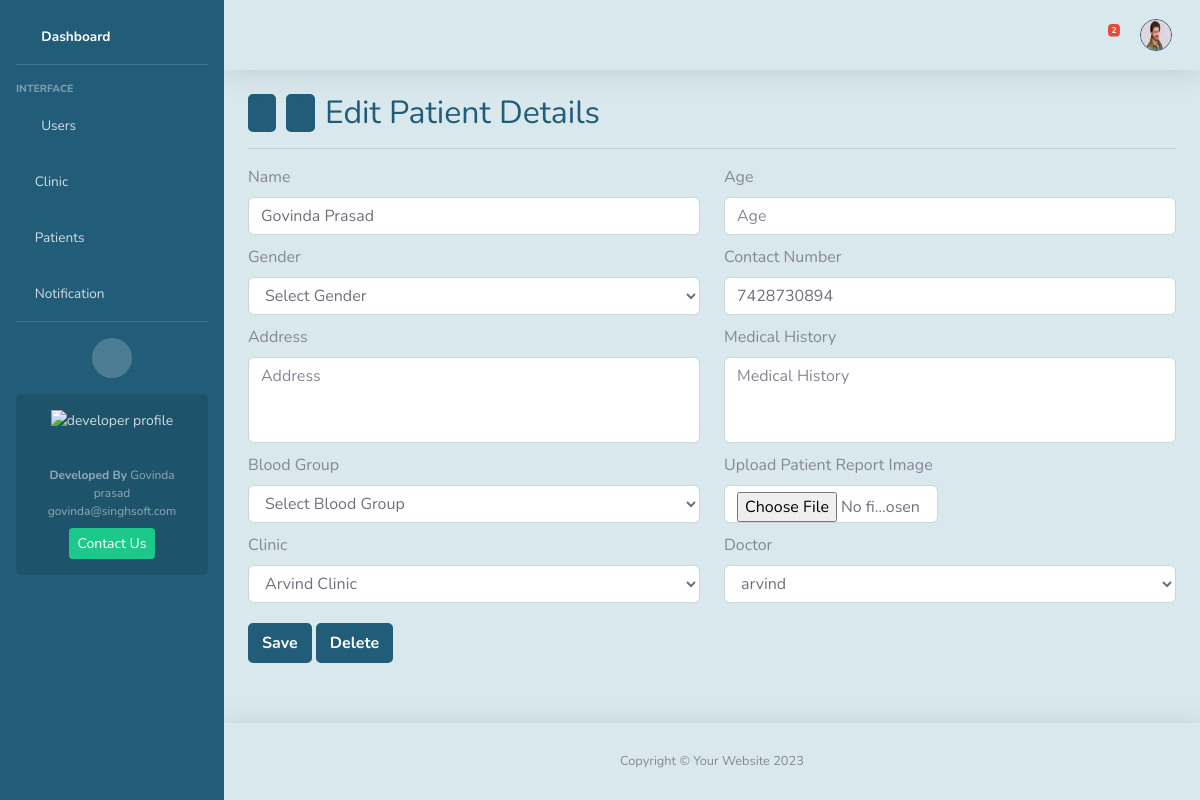
The page /patient/edit/108/ (signed in) on the database its author committed.
### home/models.py (models this page shows, shortened)
class User(AbstractUser):
    custom_id   = models.CharField(max_length=10, unique=True, blank=False, null=False)
    clinic      = models.ForeignKey('Clinic', on_delete=models.CASCADE, related_name="clinic_users", null=True, blank=True)
    profile_img = models.ImageField(upload_to=rename_image, blank=True)
    phone       = models.CharField(validators=[indian_phone_regex], max_length=15, blank=True, null=True)
    is_superuser= models.BooleanField(default=False)
    is_admin    = models.BooleanField(default=False)    # clinic admin
    is_admin_staff= models.BooleanField(default=False)    # clinic staff
    is_password_reset=models.BooleanField(default=False)
    is_active   = models.BooleanField(default=True)
    updated_at  = models.DateTimeField(auto_now=True)
    objects     = CustomUserManager()

class Patient(models.Model):
    BLOOD_GROUPS = (
        ('A+','A+'),
        ('A-','A-'),
        ('B+','B+'),
        ('B-','B-'),
        ('O+','O+'),
        ('O-','O-'),
        ('AB+','AB+'),
        ('AB-','AB-')
    )
    doctor      = models.ForeignKey(User, related_name="patients", on_delete=models.CASCADE)
    clinic      = models.ForeignKey(Clinic, related_name='clinic_patients', on_delete=models.CASCADE)
    name        = models.CharField(max_length=255, null=False, blank=False)
    age         = models.FloatField(default=0, blank=True, null=True, validators=[MinValueValidator(0.0), MaxValueValidator(120.0)])
    gender      = models.CharField(max_length=10, choices=(("Male", "Male"), ("Female", "Female"), ("Other", "Other")), null=True, blank=True)
    number      = models.CharField(validators=[indian_phone_regex], max_length=15, blank=True, null=True, unique=False)
    address     = models.CharField(max_length=255, blank=True, null=True)
    medical_history = models.TextField(blank=True, default="")
    blood_group = models.CharField(max_length=5, choices=BLOOD_GROUPS, blank=True, null=True)
    image       = models.ImageField(upload_to=rename_image, blank=True) #report image or patient
    created_at  = models.DateField(auto_now_add=True)
    updated_at = models.DateField(auto_now=True)

### home/views.py (the view, shortened to what this page needs)
# urls.py: path('patient/edit/<int:patient_id>/', views.edit_patient, name='edit_patient'),
@require_http_methods(['GET', 'POST'])
@login_required(login_url='login')
@permission_required(['home.change_patient'], raise_exception=True)
def edit_patient(request, patient_id):
    clinics = Clinic.objects.none()
    doctors = User.objects.none()
    if request.user.is_superuser:
        patient = get_object_or_404(Patient, id=patient_id)
        clinics = Clinic.objects.all()
        doctors = User.objects.filter(clinic__isnull=False).values_list('custom_id','username','id')
    else:
        if not request.user.clinic:
            messages.error(request, "You are not register to any clinic.")
            return redirect('patients')
        else:
            patient = get_object_or_404(Patient, id=patient_id, clinic=request.user.clinic_id)  #for specific doctor=request.user_id
            clinics = Clinic.objects.filter(id=request.user.clinic_id)
            doctors = User.objects.filter(clinic__in=clinics).values_list('custom_id','username','id')
    if request.method == 'GET':
        return render(request, 'edit_patient.html', {'patient':patient, 'clinics':clinics, 'doctors':doctors, 'search_bar':"false"})

### home/context_processors.py (called while the page is built)
def notification_context(request):
    if request.user.is_authenticated:
        unread = Notification.objects.filter(
            receiver=request.user
        ).exclude(
            seen_notes__seen_by=request.user
        ).count()
    else:
        unread = 0
    return {"unread_notifications": unread}

### home/templates/edit_patient.html (shortened to what this page needs)
{% extends 'layout.html' %}
            {% block content %}
                <div class="d-flex justify-content-between align-items-center">
                    <div class="nav-container" style="display: flex; gap: 10px; justify-content: center;">
                        <button class="cnav-btn" onclick="window.history.back()" title="Back"><i class="fa fa-arrow-left"></i></button>
                        <button class="cnav-btn" onclick="window.history.forward()" title="Forward"><i class="fa fa-arrow-right"></i></button>
                        <h2 class="mb-0 custome-color-dark">Edit Patient Details</h2>
                    </div>
                </div>
                <hr>
                <div class="justify-content-center">
                    <form method="POST" action="{% url 'edit_patient' patient_id=patient.id %}" enctype="multipart/form-data" id="profile_form">
                        <div class="row" style="margin-top: 10px;">
                            <div class="col-sm-6"><label class="form-label">Name</label>
                                <input type="text" class="form-control" name="name" placeholder="Name" style="width: 100%;"
                                     maxlength="50" value="{{patient.name}}" required>
                            </div>
                            <div class="col-sm-6"><label class="form-label">Age</label>
                                <input type="number" class="form-control" name="age" placeholder="Age" style="width: 100%;"
                                    max="150" min="0" step="0.1" value="{{patient.age}}">
                            </div>
                        </div>
                        <div class="row" style="margin-top: 10px;">
                            <div class="col-sm-6">
                                <label class="form-label">Gender</label>
                                <select class="form-control" name="gender" style="width: 100%;">
                                    <option value="">Select Gender</option>
                                </select>
                            </div>
                            <div class="col-sm-6">
                                <label class="form-label">Contact Number</label>
                                <input type="tel" class="form-control" name="number" placeholder="Contact Number" style="width: 100%;" pattern="[0-9]{10}" {% if patient.number %} value="{{patient.number}}"{% endif %}>
                            </div>
                        </div>
                        <div class="row" style="margin-top: 10px;">
                            <div class="col-sm-6">
                                <label class="form-label">Address</label>
                                <textarea class="form-control" name="address" placeholder="Address" style="width: 100%; resize: none;" rows="3" maxlength="200">{% if patient.address %}{{patient.address}}{% endif %}</textarea>
                            </div>
                            <div class="col-sm-6">
                                <label class="form-label">Medical History</label>
                                <textarea class="form-control" name="medical_history" placeholder="Medical History" style="width: 100%; resize: none;" rows="3" ></textarea>
                            </div>
                        </div>
                        <div class="row" style="margin-top: 10px;">
                            <div class="col-sm-6">
                                <label class="form-label">Blood Group</label>
                                <select class="form-control" style="width: 100%;" name="blood_group">
                                    <option value="">Select Blood Group</option>
                                </select>
                            </div>
                            <div class="col-sm-3">
                                <label class="form-label">Upload Patient Report Image</label>
                                <input type="file" class="form-control" name="image" placeholder="Upload Image" style="width: 100%;" accept="image/*">
                            </div>
                        </div>
                        <div class="row" style="margin-top: 10px;">
                            <div class="col-sm-6">
                                <label class="form-label">Clinic</label>
                                <select class="form-control" style="width: 100%;" name="clinic" required>
                                  {% for clinic in clinics %}
                                    <option value="{{clinic.id}}">{{clinic.name}}</option>
                                  {% endfor %}
                                </select>
                            </div>
                            <div class="col-sm-6">
                                <label class="form-label">Doctor</label>
                                <select class="form-control" style="width: 100%;" name="doctor" required>
                                  {% for doctor in doctors %}
                                    {% if doctor.2 == patient.doctor_id %}
                                      <option value="{{doctor.0}}" selected>{{doctor.1}}</option>
                                    {% else %}
                                      <option value="{{doctor.0}}">{{doctor.1}}</option>
                                    {% endif %}
                                  {% endfor %}
                                </select>
                            </div>
                        </div>
                        <div style="padding:20px 20px 20px 0px;">
                            <button class="btn cb" type="submit" style="">Save</button>
                            <a data-url="{% url 'delete_patient' patient.id %}" class="btn cb" title="Delete Record"  data-toggle="modal" data-target="#deleteConfirmModal"  onclick="showDeleteModal(this)">
                                Delete
                            </a>
                        </div>
                    </form>
                </div>
            {% endblock %}

### home/templates/layout.html (shortened to what this page needs)
{% load static %}
{% load custom_filters %}
<!DOCTYPE html>
<html lang="en">
<head>
    <link href="{% static 'vendor/fontawesome-free/css/all.min.css' %}" rel="stylesheet" type="text/css">
    <link href="{% static 'css/sb-admin-2.min.css' %}" rel="stylesheet">
</head>
<body id="page-top">
    <div id="wrapper">
        <ul class="navbar-nav sidebar sidebar-dark box-background-dark" id="accordionSidebar">
            <li class="nav-item active mt-2" >
              {% if request.user.is_superuser or request.user.is_admin %}
                <a class="nav-link" href="{% url 'index' %}">
                    <i class="fas fa-fw fa-chart-area"></i>
                    <span>Dashboard</span>
                </a>
              {% else %}
                <a class="nav-link" href="#">
                    <span>Dashboard</span>
                </a>
              {% endif %}
            </li>
            <hr class="sidebar-divider">
            <div class="sidebar-heading">Interface</div>
          {% if perms.home.view_user %}
            <li class="nav-item">
                <a class="nav-link " href="{% url 'all_users' %}" aria-expanded="true">
                    <i class="fas fa-fw fa-user"></i>
                    <span>Users</span>
                </a>
            </li>
          {% endif %}
          {% if perms.home.view_clinic %}
            <li class="nav-item">
                <a class="nav-link" href="{% url 'clinic' %}" aria-expanded="true">
                    <i class="fas fa-clinic-medical"></i>
                    <span>Clinic</span>
                </a>
            </li>
          {% endif %}
          {% if perms.home.view_patient %}
            <li class="nav-item">
                <a class="nav-link " href="{% url 'patients' %}" aria-expanded="true" >
                    <i class="fas fa-diagnoses"></i>
                    <span>Patients</span>
                </a>
            </li>
          {% endif %}
          {% if perms.home.view_notification %}
            <li class="nav-item">
                <a class="nav-link " href="{% url 'notifications' %}" aria-expanded="true" >
                    <i class="fas fa-envelope-open-text"></i>
                    <span>Notification</span>
                </a>
            </li>
          {% endif %}
            <hr class="sidebar-divider d-none d-md-block">
            <div class="text-center d-none d-md-inline">
                <button class="rounded-circle border-0" id="sidebarToggle"></button>
            </div>
            <div class="sidebar-card d-none d-lg-flex">
                <img class="sidebar-card-illustration mb-2" src="{% static "/img/undraw_profile.svg" %}" alt="developer profile">
                <p class="text-center mb-2"><strong>Developed By</strong> Govinda prasad govinda@singhsoft.com</p>
                <a class="btn btn-success btn-sm" href="mailto:govinda@singhsoft.com">Contact Us</a>
            </div>
        </ul>
        <div id="content-wrapper" class="d-flex flex-column">
            <div id="content" style="background: #d8e8ec">
                <nav class="navbar navbar-expand topbar mb-4 static-top shadow">
                    <ul class="navbar-nav ml-auto">
                        <li class="nav-item dropdown no-arrow mx-1">
                            <a class="nav-link dropdown-toggle" href="#" id="messagesDropdown" role="button"
                                data-toggle="dropdown" aria-haspopup="true" aria-expanded="false" onclick="fetchNotifications()">
                                <i class="fas fa-envelope fa-fw custome-color-dark cnav-icon2"></i>
                                {% if unread_notifications > 0 %}
                                <span class="badge badge-danger badge-counter">{{unread_notifications}}</span>
                                {% endif %}
                            </a>
                        </li>
                        <li class="nav-item dropdown no-arrow">
                            <a class="nav-link dropdown-toggle" href="#" id="userDropdown" role="button"
                                data-toggle="dropdown" aria-haspopup="true" aria-expanded="false">
                                {% if request.user.profile_img %}
                                    <img class="img-profile rounded-circle box-background-border-dark cnav-icon"
                                        src="{{request.user.profile_img.url}}" alt="profile image" title="{{request.user.username}}">
                                {% else %}
                                    <div class="img-profile rounded-circle user-face cnav-icon" title="{{request.user.username}}">
                                        {{ request.user.username|get_first_letter|upper }}
                                    </div>
                                {% endif %}
                            </a>
                        </li>
                    </ul>
                </nav>
                <div class="container-fluid">
                    {% block content %}{% endblock %}
                </div>
            </div>
            <footer class="sticky-footer box-background-light shadow">
                <div class="container my-auto">
                    <div class="copyright text-center my-auto" style="">
                        <span>Copyright &copy; Your Website 2023</span>
                    </div>
                </div>
            </footer>
        </div>
    </div>
</body>
</html>

### home/templates/layout.html (style rules this page uses)
input[type=number] { -moz-appearance: textfield; }
.cnav-btn { color: white; font-weight:bold; border-radius: 5px; cursor: pointer; background-color: rgba(33, 92, 120, 1)!important; border: 2px solid rgba(33, 92, 120, 1)!important; transition: color .15s ease-in-out, background-color .15s ease-in-out, border-color .15s ease-in-out, box-shadow .15s ease-in-out; }
.cb { color: white; font-weight:bold; border-radius: 5px; background-color: rgba(33, 92, 120, 1)!important; border: 2px solid rgba(33, 92, 120, 1)!important; }
.box-background-dark { background-color: rgba(33, 92, 120, 1)!important; }
.box-background-light { background-color: #d8e8ec; }
.custome-color-dark { color: rgba(33, 92, 120, 1); }
.box-background-border-dark { background-color: rgba(33, 92, 120, 1)!important; border: 1px solid rgba(33, 92, 120, 1)!important; }

### rows shown on the page
User: user.profile_img (picture)
Patient: name "Govinda Prasad", number "7428730894"

### other values the page prints
{{ unread_notifications }} "2"
form field clinic "Arvind Clinic"
form field doctor "arvind"
